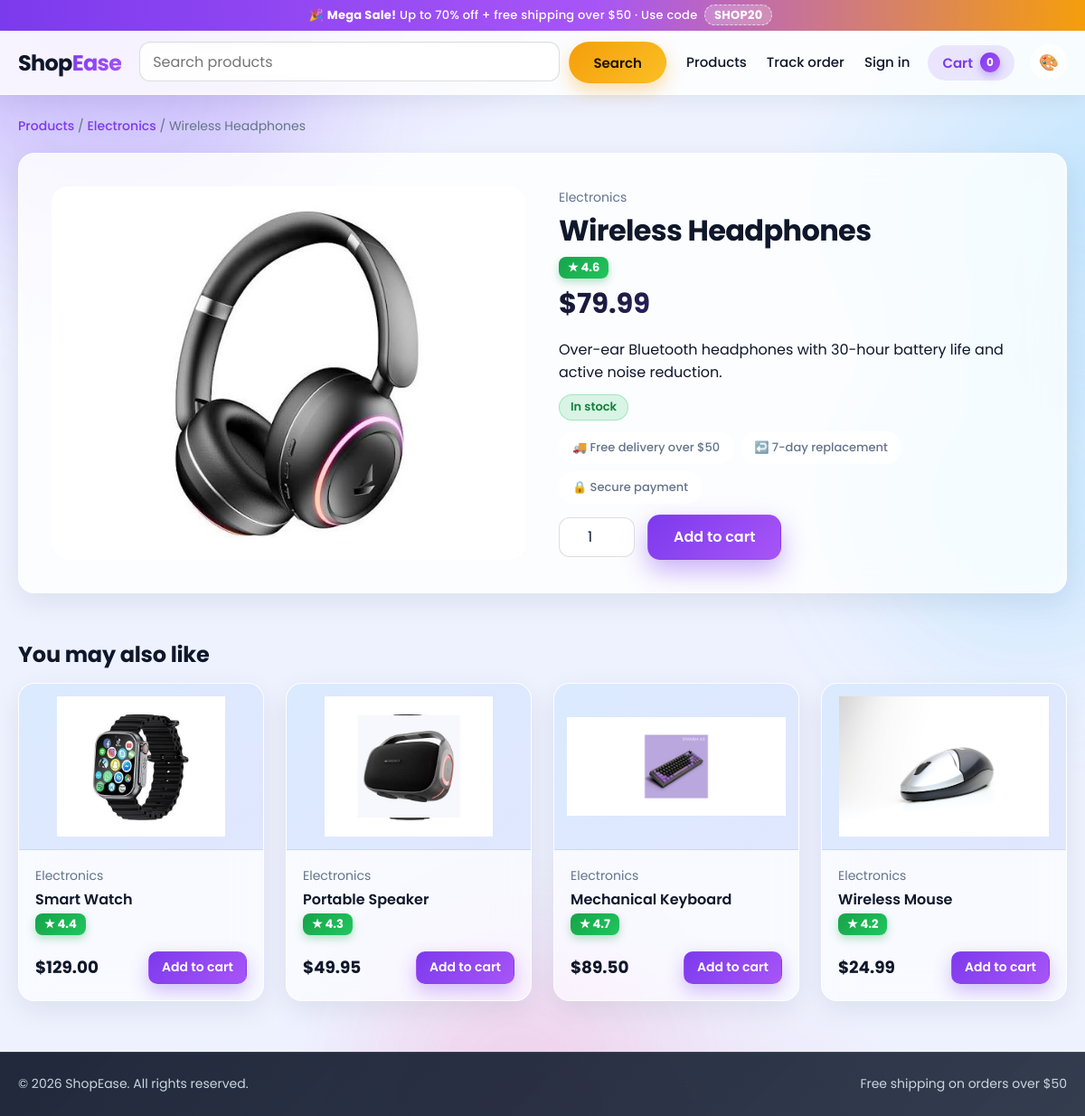
Page /product/1 on the committed database.
### tables this page shows
CREATE TABLE products(
  id INTEGER PRIMARY KEY AUTOINCREMENT, name TEXT NOT NULL, category TEXT NOT NULL,
  description TEXT, price REAL NOT NULL, stock INTEGER NOT NULL,
  emoji TEXT, rating REAL DEFAULT 4.0, image TEXT);

### app.py (the view)
@app.route("/product/<int(max=2147483647):pid>")
def product(pid):
    db = get_db()
    p = db.execute("SELECT * FROM products WHERE id=?", (pid,)).fetchone()
    if not p:
        abort(404)
    related = db.execute("SELECT * FROM products WHERE category=? AND id!=? LIMIT 4",
                         (p["category"], pid)).fetchall()
    return render_template("product.html", p=p, related=related)

### app.py (called while the page is built, shortened)
def get_db():
    if "db" not in g:
        g.db = sqlite3.connect(DB_PATH)
        g.db.row_factory = sqlite3.Row
        g.db.execute("PRAGMA foreign_keys = ON")
    return g.db

@app.before_request
def csrf_protect():
    if request.method in ("POST", "PUT", "PATCH", "DELETE"):
        expected = session.get("csrf_token")
        supplied = request.form.get("csrf_token") or request.headers.get("X-CSRF-Token", "")
        if not expected or not hmac.compare_digest(str(expected), str(supplied)):
            abort(400, "Invalid or missing CSRF token. Reload the page and try again.")

def csrf_token():
    if "csrf_token" not in session:
        session["csrf_token"] = secrets.token_hex(16)
    return session["csrf_token"]

def current_user():
    if "current_user" in g:
        return g.current_user
    user = None
    uid = session.get("user_id")
    g.current_user = user
    return user

@app.context_processor
def inject_globals():
    return {
        "user": current_user(),
        "cart_count": sum(session.get("cart", {}).values()),
        "all_categories": [r[0] for r in get_db().execute(
            "SELECT DISTINCT category FROM products ORDER BY category")],
        "year": datetime.now().year,
    }

@app.template_filter("money")
def money(v):
    return f"${v:,.2f}"

### templates/product.html (shortened to what this page needs)
{% extends "base.html" %}
{% from "_macros.html" import product_card %}
{% block content %}
<nav class="breadcrumb"><a href="{{ url_for('products') }}">Products</a> / <a href="{{ url_for('products', category=p['category']) }}">{{ p['category'] }}</a> / {{ p['name'] }}</nav>
<div class="card detail">
  <div class="detail-img cat-{{ p['category']|replace(' ', '')|replace('&', '') }}">
    {% if p['image'] %}<img src="{{ url_for('static', filename='img/products/' + p['image']) }}" alt="{{ p['name'] }}">{% else %}<span>{{ p['emoji'] }}</span>{% endif %}
  </div>
  <div class="detail-info">
    <span class="muted small">{{ p['category'] }}</span>
    <h1>{{ p['name'] }}</h1>
    <div class="rating">★ {{ '%.1f'|format(p['rating']) }}</div>
    <p class="price-lg">{{ p['price']|money }}</p>
    <p>{{ p['description'] }}</p>
    <p>{% if p['stock'] > 10 %}<span class="tag tag-ok">In stock</span>
       {% elif p['stock'] > 0 %}<span class="tag tag-warn">Only {{ p['stock'] }} left</span>
       {% else %}<span class="tag tag-danger">Out of stock</span>{% endif %}</p>
    <p class="chip-row">
      <span class="chip">🚚 Free delivery over $50</span>
      <span class="chip">↩️ 7-day replacement</span>
      <span class="chip">🔒 Secure payment</span>
    </p>
    {% if p['stock'] > 0 %}
    <form method="post" action="{{ url_for('cart_add', pid=p['id']) }}" class="buy-row">
      <input id="qty" class="qty" type="number" name="qty" value="1" min="1" max="{{ p['stock'] }}">
      <button class="btn btn-primary btn-lg" type="submit">Add to cart</button>
    </form>
    {% endif %}
  </div>
</div>
{% if related %}
<section class="section"><h2>You may also like</h2>
  <div class="grid grid-4">{% for r in related %}{{ product_card(r) }}{% endfor %}</div></section>
{% endif %}
{% endblock %}

### templates/base.html (shortened to what this page needs)
<!DOCTYPE html>
<html lang="en" data-theme="aurora">
<head>
  <link rel="stylesheet" href="{{ url_for('static', filename='css/style.css') }}">
  <link rel="stylesheet" href="{{ url_for('static', filename='vendor/sweetalert2.min.css') }}">
</head>
<body>
<div class="bg-orbs" aria-hidden="true"><span></span><span></span><span></span></div>
<div class="promo-strip">🎉 <strong>Mega Sale!</strong> Up to 70% off + free shipping over $50 · Use code <span class="code">SHOP20</span></div>
<header class="site-header">
  <div class="container header-row">
    <a class="logo" href="{{ url_for('index') }}">Shop<span>Ease</span></a>
    {% if not (user and user['is_admin']) %}
    <form class="search" action="{{ url_for('products') }}" method="get">
      <input type="search" name="q" value="{{ request.args.get('q', '') }}" placeholder="Search products" aria-label="Search products">
      <button class="btn btn-primary" type="submit">Search</button>
    </form>
    {% endif %}
    <nav class="nav">
      {% if not (user and user['is_admin']) %}<a href="{{ url_for('products') }}">Products</a>{% endif %}
      <a href="{{ url_for('track') }}">Track order</a>
      {% if user %}
        {% if not user['is_admin'] %}<a href="{{ url_for('orders') }}">My orders</a>{% endif %}
        {% if user['is_admin'] %}<a href="{{ url_for('admin_orders') }}">Manage</a><a href="{{ url_for('admin_users') }}">Users</a>{% endif %}
        <form method="post" action="{{ url_for('logout') }}" class="inline">
          <input type="hidden" name="csrf_token" value="{{ csrf_token() }}">
          <button class="link-btn" type="submit">Sign out</button>
        </form>
      {% else %}
        <a href="{{ url_for('login') }}">Sign in</a>
      {% endif %}
      {% if not (user and user['is_admin']) %}<a class="cart-link" href="{{ url_for('cart') }}">Cart <span class="badge">{{ cart_count }}</span></a>{% endif %}
      <button id="themeToggle" class="theme-btn" type="button" aria-label="Switch color theme" title="Switch color theme">🎨</button>
    </nav>
  </div>
</header>
<main class="container main">
  {% block content %}{% endblock %}
</main>
<footer class="site-footer">
  <div class="container footer-row">
    <span>&copy; {{ year }} ShopEase. All rights reserved.</span>
    <span>Free shipping on orders over $50</span>
  </div>
</footer>
</body>
</html>

### templates/_macros.html (shortened to what this page needs)
{% macro product_card(p) %}
<article class="card product-card">
  <a class="thumb cat-{{ p['category']|replace(' ', '')|replace('&', '') }}" href="{{ url_for('product', pid=p['id']) }}" aria-label="{{ p['name'] }}">
    {% if p['image'] %}<img src="{{ url_for('static', filename='img/products/' + p['image']) }}" alt="{{ p['name'] }}" loading="lazy">{% else %}<span>{{ p['emoji'] }}</span>{% endif %}
  </a>
  <div class="card-body">
    <span class="muted small">{{ p['category'] }}</span>
    <h3><a href="{{ url_for('product', pid=p['id']) }}">{{ p['name'] }}</a></h3>
    <div class="rating">★ {{ '%.1f'|format(p['rating']) }}</div>
    <div class="card-foot">
      <strong class="price">{{ p['price']|money }}</strong>
      {% if p['stock'] > 0 %}
      <form method="post" action="{{ url_for('cart_add', pid=p['id']) }}">
        <button class="btn btn-primary btn-sm" type="submit">Add to cart</button>
      </form>
      {% else %}<span class="tag tag-danger">Out of stock</span>{% endif %}
    </div>
  </div>
</article>
{% endmacro %}

### rows in the picture
products: category "Electronics", name "Wireless Headphones", image (picture), rating "4.6", description "Over-ear Bluetooth headphones with 30-hour battery life and active noise reduction."
products: image (picture), category "Electronics", name "Smart Watch", rating "4.4", price "$129.00"
products: image (picture), category "Electronics", name "Portable Speaker", rating "4.3", price "$49.95"
products: image (picture), category "Electronics", name "Mechanical Keyboard", rating "4.7", price "$89.50"
products: image (picture), category "Electronics", name "Wireless Mouse", rating "4.2", price "$24.99"

### other values in the picture
{{ cart_count }} "0"
